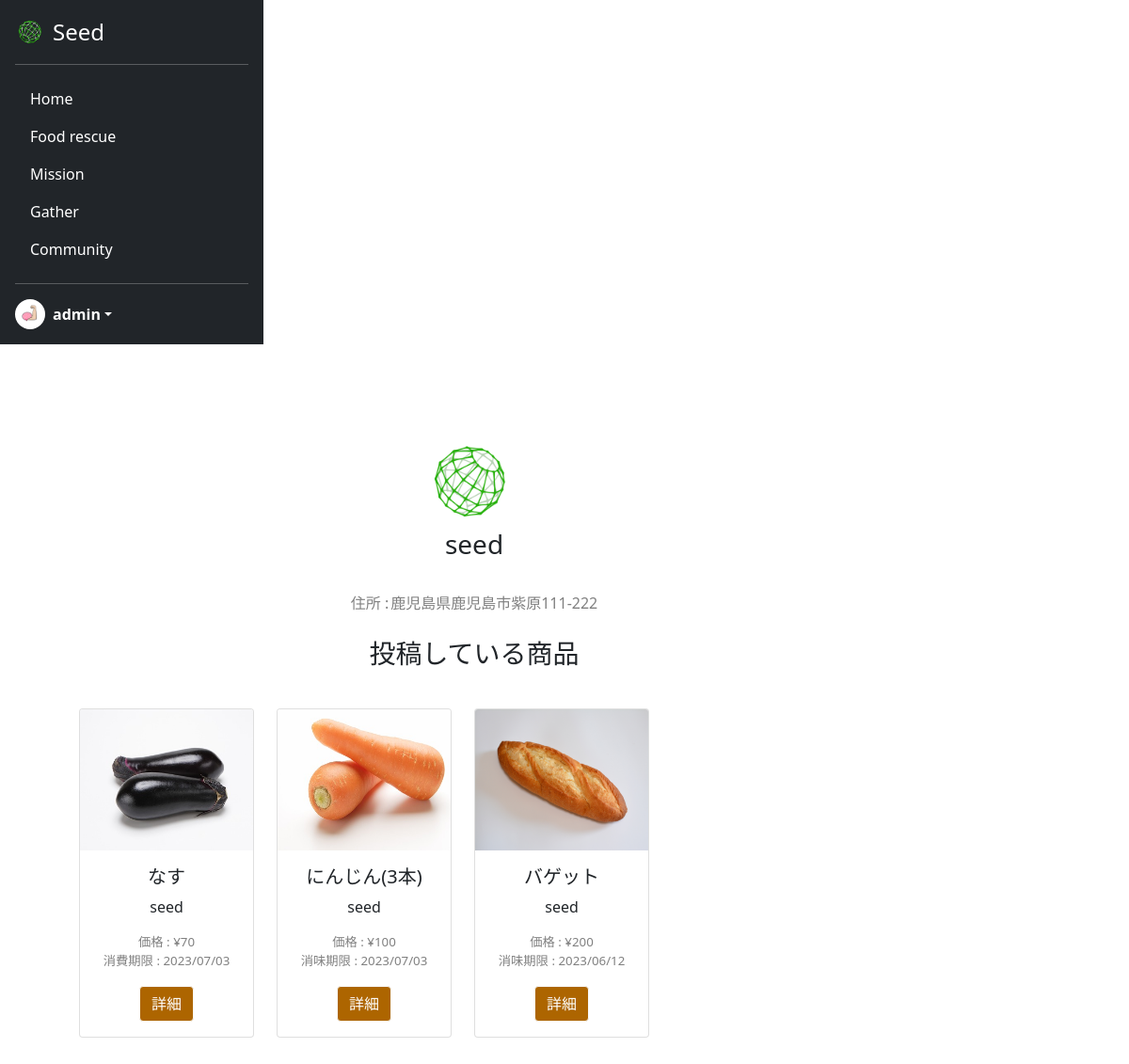
The page /storedetail/5/ (signed in) on the database its author committed.
### acount/models.py (models this page shows)
class CustomUser(AbstractUser):
    is_general = models.BooleanField(null=True ,default=True)
    is_active = models.BooleanField(null=True ,default=False)
    mission_point = models.IntegerField(null=False ,default=0)
    profile_pic = models.ImageField(null=False, upload_to='profile_pics')
    address = models.CharField(null=True, max_length=100, blank=True)

### seed/models.py (models this page shows)
class Product(models.Model):
    name = models.CharField(verbose_name="商品名", max_length=50)
    genre = models.ForeignKey(Genre, verbose_name="ジャンル", on_delete=models.CASCADE)
    default_price = models.IntegerField(verbose_name="定価")
    price = models.IntegerField(verbose_name="割引価格")
    deadline = models.DateTimeField(verbose_name="賞味・消費期限")
    image = models.ImageField(verbose_name="商品画像", upload_to='product_img/')
    detail = models.TextField(verbose_name="詳細", max_length=300)
    company = models.ForeignKey(CustomUser, verbose_name="掲載企業", on_delete=models.CASCADE)
    create_at = models.DateTimeField(verbose_name="作成日時", auto_now_add=True)
    expiration = models.BooleanField(verbose_name="消費期限")

### seed/views.py (the view)
# urls.py: path('storedetail/<int:pk>/', views.StoreDetailView.as_view(), name='storedetail'),
class StoreDetailView(DetailView):
    template_name = 'storedetail.html'
    model = CustomUser
    def get_context_data(self, **kwargs: Any):
        context = super().get_context_data(**kwargs)
        posted_list = Product.objects.filter(company=self.object).order_by('-create_at')
        context['posted_list'] = posted_list
        return context

### seed/templates/storedetail.html (shortened to what this page needs)
{% extends 'mypagebase.html' %}
{% load static %}
{% block content %}
<div class="mt-5">
    <div class="text-center">
        <br>
        <br>
        <img src="{{ object.profile_pic.url }}" class="mx-auto rounded-circle me-2" alt="seed" width="100" height="100">
        <h3>{{ object.username }}</h3>
        <br>
    </div>
    <div>
        <table style="margin:auto; color:gray;">
            <tr>
                <td class="text-start">住所 : </td>
                <td class="text-end">{{object.address}}</td>
            </tr>
        </table>
    </div>
    <br>
    <h3 class="text-center">投稿している商品</h3>
    <br>
    <div class="row text-center" style="height: 400px; width:100%; overflow-y: scroll;">
        {% for product in posted_list %}
        <div class="col-3" style="margin-top:10px;">
            <div class="card" style="width: 100%;">
                <img src="{{product.image.url}}" class="card-img-top" alt="..." style="height:150px;">
                <div class="card-body">
                    <h5 class="card-title">{{product.name}}</h5>
                    <p class="card-text">
                        {{product.company.username}}
                    </p>
                    <p class="card-text" style="color:gray; font-size:smaller;">
                        <span class="text-start">価格 : </span><span
                            class="text-end">¥{{product.price}}</span><br>
                        {% if product.expiration %}
                            <span class="text-start">消費期限 : </span>
                        {% else %}
                            <span class="text-start">消味期限 : </span>
                        {% endif %}
                        <span class="text-end">{{product.create_at|date:"Y/m/d"}}</span>
                    </p>
                    <a href="{% url 'seed:fooddetail' product.pk %}?source=rescue" class="btn btn-light" style="background-color:#ad6500; color:white;">詳細</a>
                </div>
            </div>
        </div>
        {% endfor %}
    </div>
    <br>
    <br>
</div>
{% endblock %}

### seed/templates/mypagebase.html (shortened to what this page needs)
{% load static %}
<!DOCTYPE html>
<html lang="ja">
<head>
    <link href="https://cdn.jsdelivr.net/npm/bootstrap@5.0.2/dist/css/bootstrap.min.css" rel="stylesheet"
>
    <link rel="stylesheet" type="text/css" href="{% static 'css/style.css' %}">
</head>
<body class="mypage">
    {% if user.is_authenticated %}
    <main style="height:100vh;">
        <div style="display: flex; flex-wrap: wrap; height:100%;">
            <div>
                <div class="d-flex flex-column p-3 text-white bg-dark h-100" style="width: 280px; height:100%;">
                    <a href="{% url 'seed:mypage' %}"
                        class="d-flex align-items-center mb-3 mb-md-0 me-md-auto text-white text-decoration-none">
                        <img class="bi me-2" src="{% static 'assets/img/top/icon.png' %}" style="height:32px">
                        <span class="fs-4">Seed</span>
                    </a>
                    <hr>
                    <ul class="nav nav-pills flex-column mb-auto">
                        <li class="nav-item my-nav">
                            <a href="{% url 'seed:mypage' %}" class="nav-link text-white" aria-current="page">
                                Home
                            </a>
                        </li>
                        <li class="nav-item my-nav">
                            <a href="{% url 'seed:food_rescue' %}" class="nav-link text-white">
                                Food rescue
                            </a>
                        </li>
                        {% if user.is_general %}
                        <li class="nav-item my-nav">
                            <a href="{% url 'seed:mission' %}" class="nav-link text-white">
                                Mission
                            </a>
                        </li>
                        {% endif %}
                        <li class="nav-item my-nav">
                            <a href="{% url 'seed:gather' %}" class="nav-link text-white">
                                Gather
                            </a>
                        </li>
                        <li class="nav-item my-nav">
                            <a href="{% url 'seed:community' %}" class="nav-link text-white">
                                Community
                            </a>
                        </li>
                    </ul>
                    <hr>
                    <div class="dropdown">
                        <a href="#" class="d-flex align-items-center text-white text-decoration-none dropdown-toggle"
                            id="dropdownUser1" data-bs-toggle="dropdown" aria-expanded="false">
                            <img src="{{ user.profile_pic.url }}" alt="" width="32" height="32"
                                class="rounded-circle me-2">
                            <strong>{{ user.username }}</strong>
                        </a>
                    </div>
                </div>
            </div>
            <div style="width:70%; margin-left: 7%;">
                {% block content %}
                {% endblock %}
            </div>
        </div>
    </main>
    {% endif %}
</body>
</html>

### static/css/style.css (style rules this page uses)
.card-title { width: 100%; white-space: nowrap; overflow: hidden; text-overflow: ellipsis; }

### rows shown on the page
CustomUser: profile_pic (picture), username "admin"
CustomUser: profile_pic (picture), username "seed", address "鹿児島県鹿児島市紫原111-222"
Product: image (picture), name "なす", company.username "seed", price "70", shows "消費期限 :", create_at "2023/07/03"
Product: image (picture), name "にんじん(3本)", company.username "seed", price "100", shows "消味期限 :", create_at "2023/07/03"
Product: image (picture), name "バゲット", company.username "seed", price "200", shows "消味期限 :", create_at "2023/06/12"
